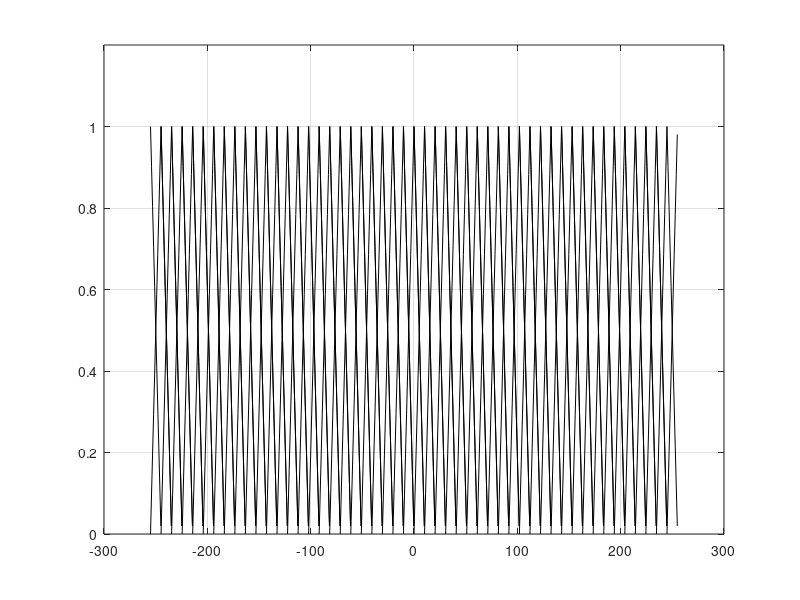

Recreate this plot in MATLAB. (Note: this script raises an error after producing the figure.)
clear;
close all;

grayScaleDerivativeMesh = []; 
% smallestValue = -80;
% largestValue = 80;
smallestValue = -255;
largestValue = 255;

smallestValueOfPDDOFuzzyDerivativeRule = 0;
largestValueOfPDDOFuzzyDerivativeRule = 98;
numOfDivisions = 50;

dx = (largestValue - smallestValue)/numOfDivisions;
for i=0:numOfDivisions
    grayScaleDerivativeMesh=[grayScaleDerivativeMesh, smallestValue+dx*i];
end

figure; 
for i=1:length(grayScaleDerivativeMesh)-2
    a = grayScaleDerivativeMesh(i);
    b = grayScaleDerivativeMesh(i+1);
    c = grayScaleDerivativeMesh(i+2);
    L = a:1:b;
    D = (b-L)/(b-a);
    plot(L,D,'k');
    hold on;
    
    L_left = a:1:b;
    L_right = b:1:c;
    D_left = (L_left-a)/(b-a);
    D_right = (c- L_right)/(c-b);
    D = [D_left,D_right];
    L = [L_left,L_right];
    plot(L,D,'k');
    hold on;
end

a = grayScaleDerivativeMesh(50);
b = grayScaleDerivativeMesh(51);
L = a:1:b;
D = (L-a)/(b-a);
plot(L,D,'k');
grid on;
ylim([0 1.2])

writematrix(grayScaleDerivativeMesh,'../data/simData/grayScaleDerivative7by7Kernel.csv');
